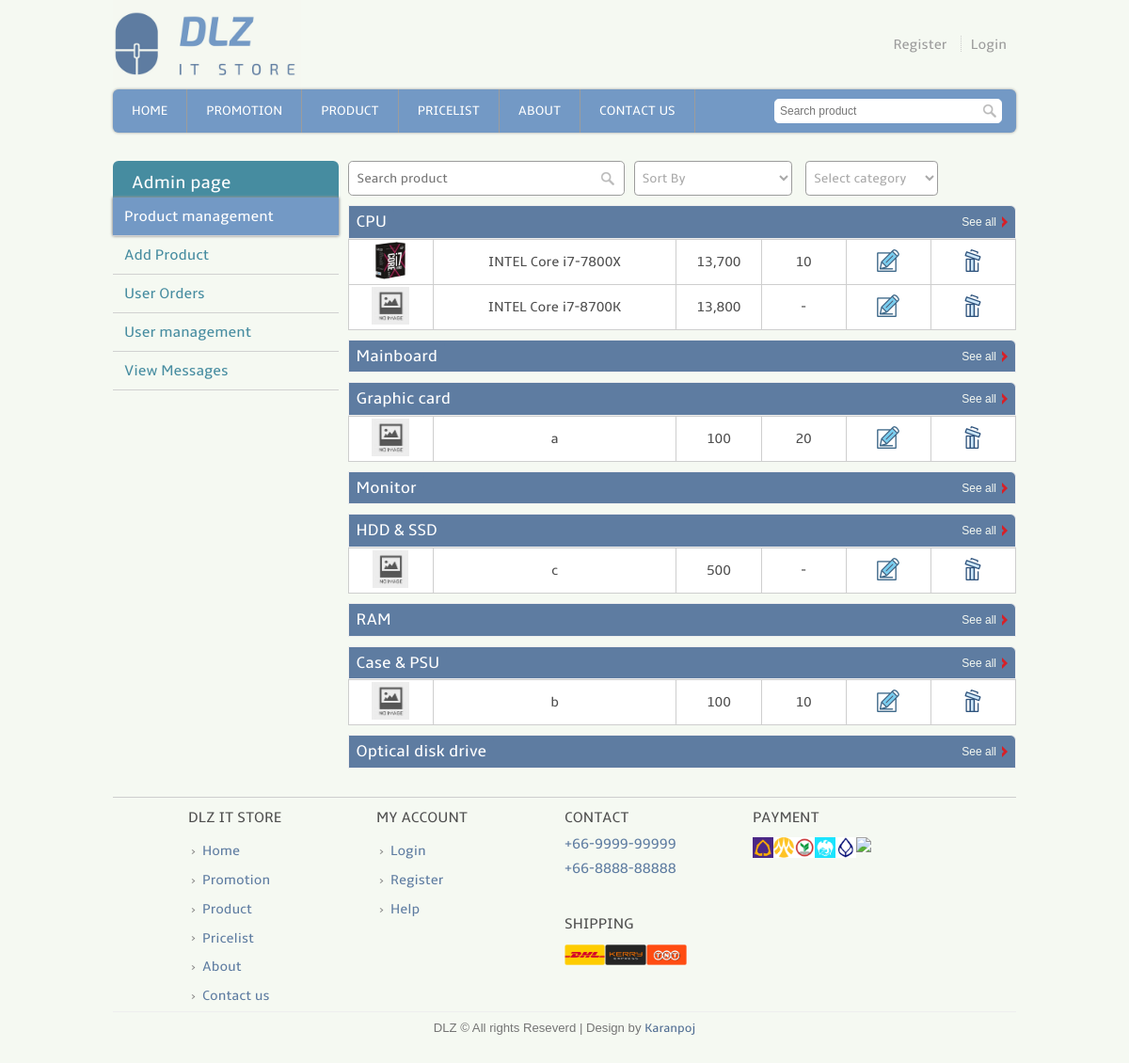
The app's page /admin.php, older data.
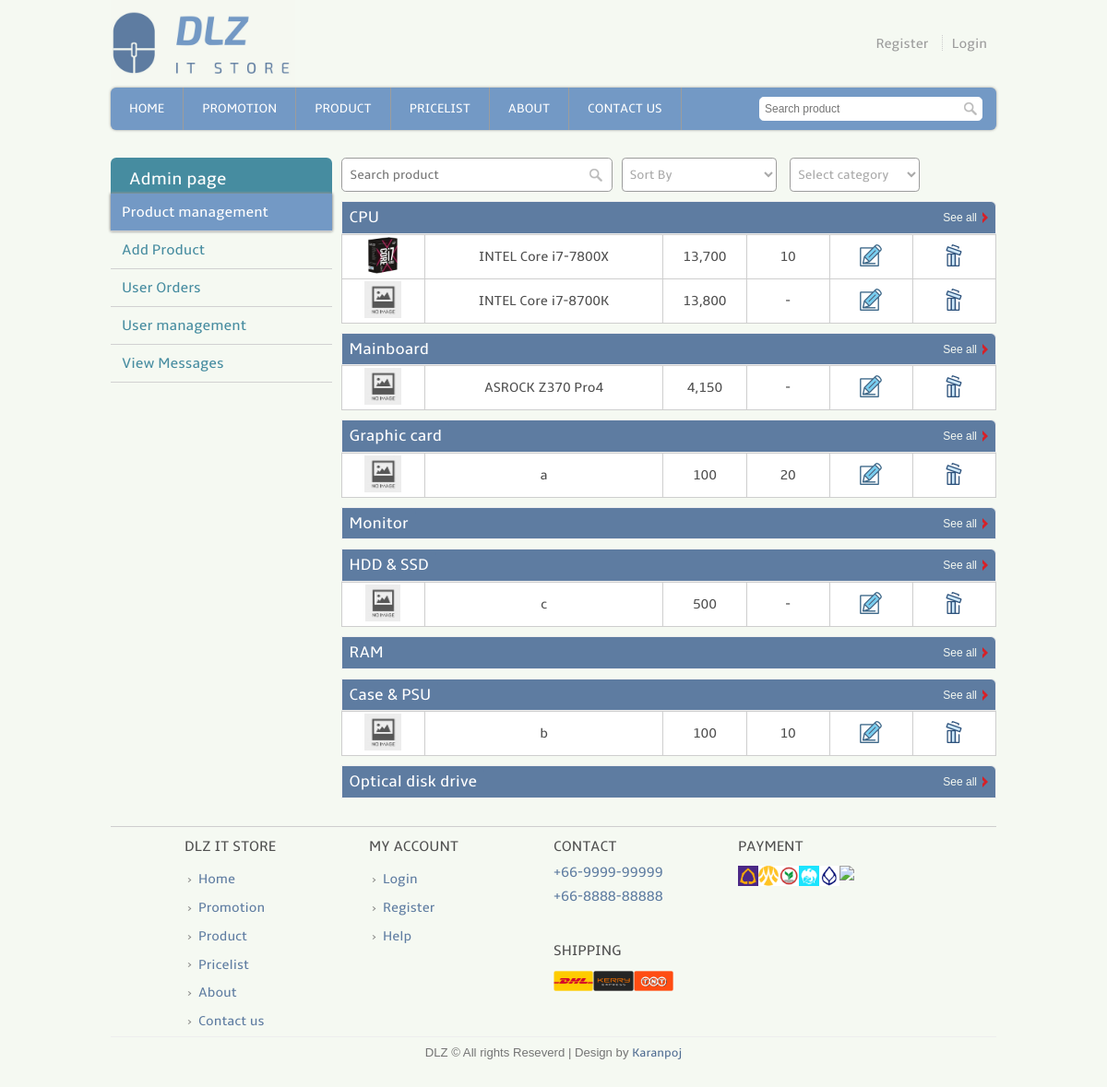
The same page, newer data.
### tables this page shows
CREATE TABLE `product` (
  `pro_id` int(11) NOT NULL,
  `pro_name` varchar(255) NOT NULL,
  `pro_pic` varchar(255) NOT NULL,
  `pro_desc` text NOT NULL,
  `pro_price` float NOT NULL,
  `pro_pdis` int(11) NOT NULL,
  `pro_psale` float NOT NULL,
  `pro_warr` varchar(11) NOT NULL,
  `pro_detail` text NOT NULL,
  `pro_avai` int(11) NOT NULL,
  `cat_id` int(11) NOT NULL
);

### template.class.php (called while the page is built, shortened)
<?php
    class Template {
        protected $file;
        protected $values = array();
        public function __construct($file) {
            $this->file = $file;
        }
        public function set($key, $value) {
            $this->values[$key] = $value;
        }
        public function output() {
            $output = file_get_contents($this->file);
            foreach ($this->values as $key => $value) {
            	$tagToReplace = "[@$key]";
            	$output = str_replace($tagToReplace, $value, $output);
            }
            return $output;
        }
    }
?>

### admin.php (the view, shortened to what the changed rows need)
<?php
	require_once('connect.php');
	include("template.class.php");
	if(!isset($_SESSION['username']))
	{
		$layout_header = new Template("layout_header.tpl");
		$layout_footer = new Template("layout_footer.tpl");
	}
	$layout_header->set('title','Admin : My account : IT Online Shopping website');
	echo $layout_header->output();
	if (!isset($_GET['sortby'])) {
		$sortby = "pro_price";
	}
	else{
		$sortby = $_GET['sortby'];
	}
?>
<div class="user_full">
	<div class="user_left">
		<table class="user_menu">
			<tr>
				<th>
					Admin page
				</th>
			</tr>
		</table>
	</div>
	<div class="admin_right">
			<?php
				echo '<div class="promotion_bar">
						<div class="heading">
    						<h2>CPU</h2>
    					</div>
    					<div class="see_all">
    						<p><a href="admin_cpu.php">See all</a></p>
    					</div>
    					<div class="clear"></div>
					</div>';
			echo	"<table class='product_tb'>";
				$q = "SELECT pro_id,pro_pic,pro_name,pro_price,pro_pdis,c.cat_name FROM product as p , category as c WHERE
p.cat_id = c.cat_id and c.cat_id = 1 ORDER BY ".$sortby;
				$result = $mysqli -> query($q);
				while($row=$result->fetch_array()){
					echo "<tr>";
					if (file_exists("img/product/".$row['pro_pic'])) {
						echo "<td><img src='img/product/".$row['pro_pic']."'  height='40px'></td>";
					}
					else{
						echo "<td><img src='img/product/noimgfoundsmall.jpg' width='40px' height='40px'></td>";
					}
					echo "<td>".$row['pro_name']."</td>";
					echo "<td>".number_format($row['pro_price'])."</td>";
					if ($row['pro_pdis'] == 0) {
						echo "<td>-</td>";
					}else{
						echo "<td>".$row['pro_pdis']."</td>";
					}
					echo "<td><a href='edit_pro.php?edit_id=".$row['pro_id']."'><img src='img/pro_edit.png' width='24' height='24'></td>";
					echo "<td><a href='del_pro.php?delete_id=".$row['pro_id']."' class='confirmation'><img src='img/pro_delete.png' width='24' height='24'></a></td>";
					echo "</tr>";
				}
				echo "</table>";
				echo '<div class="promotion_bar">
						<div class="heading">
    						<h2>Mainboard</h2>
    					</div>
    					<div class="see_all">
    						<p><a href="admin_mainboard.php">See all</a></p>
    					</div>
    					<div class="clear"></div>
					</div>';
				echo	"<table class='product_tb'>";
				$q = "SELECT pro_id,pro_pic,pro_name,pro_price,pro_pdis,c.cat_name FROM product as p , category as c WHERE
p.cat_id = c.cat_id and c.cat_id = 2 ORDER BY $sortby";
				$result = $mysqli -> query($q);
				while($row=$result->fetch_array()){
					echo "<tr>";
					if (file_exists("img/product/".$row['pro_pic'])) {
						echo "<td><img src='img/product/".$row['pro_pic']."'  height='40px'></td>";
					}
					else{
						echo "<td><img src='img/product/noimgfoundsmall.jpg' width='40px' height='40px'></td>";
					}
					echo "<td>".$row['pro_name']."</td>";
					echo "<td>".number_format($row['pro_price'])."</td>";
					if ($row['pro_pdis'] == 0) {
						echo "<td>-</td>";
					}else{
						echo "<td>".$row['pro_pdis']."</td>";
					}
					echo "<td><a href='edit_pro.php?edit_id=".$row['pro_id']."'><img src='img/pro_edit.png' width='24' height='24'></td>";
					echo "<td><a href='del_pro.php?delete_id=".$row['pro_id']."' class='confirmation'><img src='img/pro_delete.png' width='24' height='24'></a></td>";
					echo "</tr>";
				}
				echo "</table>";
			echo '<div class="promotion_bar">
						<div class="heading">
    						<h2>Graphic card</h2>
    					</div>
    					<div class="see_all">
    						<p><a href="admin_graphic_card.php">See all</a></p>
    					</div>
    					<div class="clear"></div>
					</div>';
				echo	"<table class='product_tb'>";
				$q = "SELECT pro_id,pro_pic,pro_name,pro_price,pro_pdis,c.cat_name FROM product as p , category as c WHERE
p.cat_id = c.cat_id and c.cat_id = 3 ORDER BY $sortby";
				$result = $mysqli -> query($q);
				while($row=$result->fetch_array()){
					echo "<tr>";
					if (file_exists("img/product/".$row['pro_pic'])) {
						echo "<td><img src='img/product/".$row['pro_pic']."' width='40px' height='40px'></td>";
					}
					else{
						echo "<td><img src='img/product/noimgfoundsmall.jpg' width='40px' height='40px'></td>";
					}
					echo "<td>".$row['pro_name']."</td>";
					echo "<td>".number_format($row['pro_price'])."</td>";
					if ($row['pro_pdis'] == 0) {
						echo "<td>-</td>";
					}else{
						echo "<td>".$row['pro_pdis']."</td>";
					}
					echo "<td><a href='edit_pro.php?edit_id=".$row['pro_id']."'><img src='img/pro_edit.png' width='24' height='24'></td>";
					echo "<td><a href='del_pro.php?delete_id=".$row['pro_id']."' class='confirmation'><img src='img/pro_delete.png' width='24' height='24'></a></td>";
					echo "</tr>";
				}
				echo "</table>";
			echo '<div class="promotion_bar">
						<div class="heading">
    						<h2>Monitor</h2>
    					</div>
    					<div class="see_all">
    						<p><a href="admin_monitor.php">See all</a></p>
    					</div>
    					<div class="clear"></div>
					</div>';
			echo '<div class="promotion_bar">
						<div class="heading">
    						<h2>HDD & SSD</h2>
    					</div>
    					<div class="see_all">
    						<p><a href="admin_hdd_ssd.php">See all</a></p>
    					</div>
    					<div class="clear"></div>
					</div>';
				echo	"<table class='product_tb'>";
				$q = "SELECT pro_id,pro_pic,pro_name,pro_price,pro_pdis,c.cat_name FROM product as p , category as c WHERE
p.cat_id = c.cat_id and c.cat_id = 5 ORDER BY $sortby";
				$result = $mysqli -> query($q);
				while($row=$result->fetch_array()){
					echo "<tr>";
					if (file_exists("img/product/".$row['pro_pic'])) {
						echo "<td><img src='img/product/".$row['pro_pic']."' height='40px'></td>";
					}
					else{
						echo "<td><img src='img/product/noimgfoundsmall.jpg' height='40px'></td>";
					}
					echo "<td>".$row['pro_name']."</td>";
					echo "<td>".number_format($row['pro_price'])."</td>";
					if ($row['pro_pdis'] == 0) {
						echo "<td>-</td>";
					}else{
						echo "<td>".$row['pro_pdis']."</td>";
					}
					echo "<td><a href='edit_pro.php?edit_id=".$row['pro_id']."'><img src='img/pro_edit.png' width='24' height='24'></a></td>";
					echo "<td><a href='del_pro.php?delete_id=".$row['pro_id']."' class='confirmation'><img src='img/pro_delete.png' width='24' height='24'></a></td>";
					echo "</tr>";
				}
				echo "</table>";
			echo '<div class="promotion_bar">
						<div class="heading">
    						<h2>RAM</h2>
    					</div>
    					<div class="see_all">
    						<p><a href="admin_ram.php">See all</a></p>
    					</div>
    					<div class="clear"></div>
					</div>';
			echo '<div class="promotion_bar">
						<div class="heading">
    						<h2>Case & PSU</h2>
    					</div>
    					<div class="see_all">
    						<p><a href="admin_case_psu.php">See all</a></p>
    					</div>
    					<div class="clear"></div>
					</div>';
				echo	"<table class='product_tb'>";
				$q = "SELECT pro_id,pro_pic,pro_name,pro_price,pro_pdis,c.cat_name FROM product as p , category as c WHERE
p.cat_id = c.cat_id and c.cat_id = 7 ORDER BY $sortby";
				$result = $mysqli -> query($q);
				while($row=$result->fetch_array()){
					echo "<tr>";
					if (file_exists("img/product/".$row['pro_pic'])) {
						echo "<td><img src='img/product/".$row['pro_pic']."' height='40px'></td>";
					}
					else{
						echo "<td><img src='img/product/noimgfoundsmall.jpg' width='40px' height='40px'></td>";
					}
					echo "<td>".$row['pro_name']."</td>";
					echo "<td>".number_format($row['pro_price'])."</td>";
					if ($row['pro_pdis'] == 0) {
						echo "<td>-</td>";
					}else{
						echo "<td>".$row['pro_pdis']."</td>";
					}
					echo "<td><a href='edit_pro.php?edit_id=".$row['pro_id']."'><img src='img/pro_edit.png' width='24' height='24'></td>";
					echo "<td><a href='del_pro.php?delete_id=".$row['pro_id']."' class='confirmation'><img src='img/pro_delete.png' width='24' height='24'></a></td>";
					echo "</tr>";
				}
				echo "</table>";
			echo '<div class="promotion_bar">
						<div class="heading">
    						<h2>Optical disk drive</h2>
    					</div>
    					<div class="see_all">
    						<p><a href="admin_odd.php">See all</a></p>
    					</div>
    					<div class="clear"></div>
					</div>';
			?>
	</div>
</div>
<?php
	echo $layout_footer->output();
?>

Row changes from the older to the newer data that the page shows:
added product: pro_name "ASROCK Z370 Pro4", pro_price "4,150", shown under "Mainboard"
